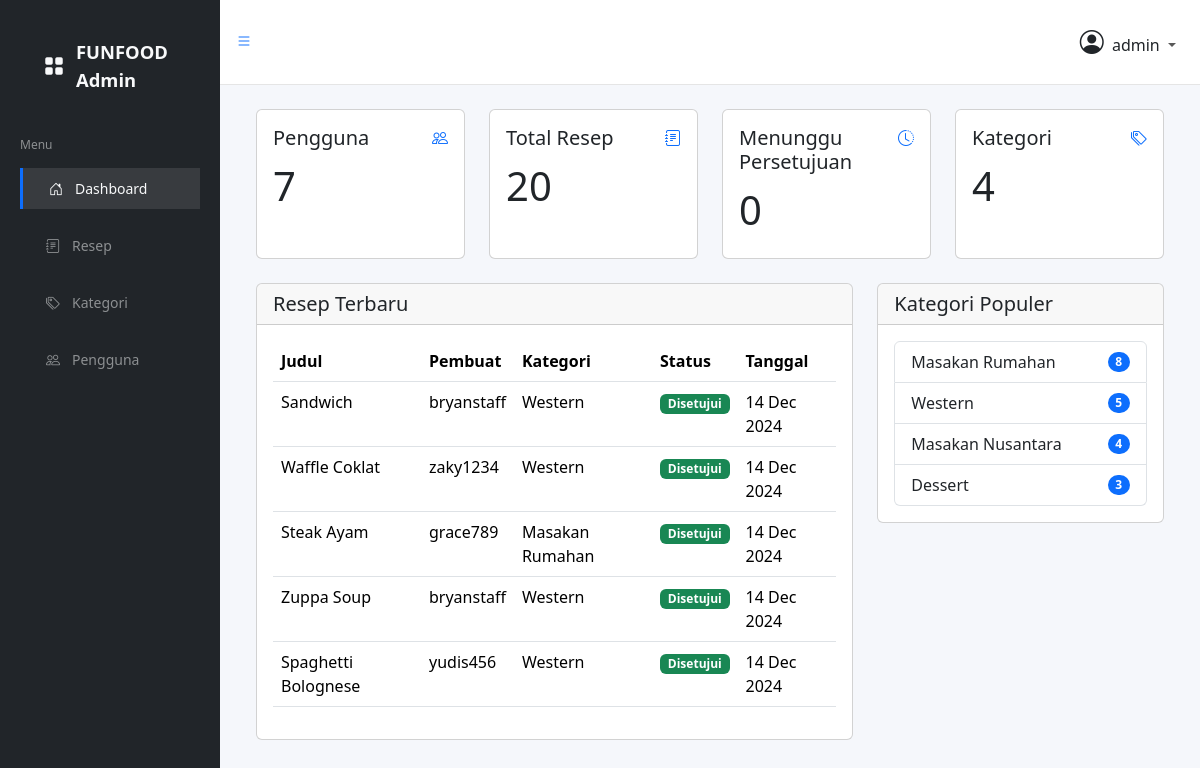
/a/ (signed in), run on the app's committed database.
### funfood_app/models.py (models this page shows, shortened)
class CustomUser(AbstractUser):
    nickname = models.CharField(max_length=20)
    phone_number = models.CharField(max_length=20, blank=True, null=True)
    profile_image = models.ImageField(upload_to='profile/', blank=True, null=True)

class Recipe(models.Model):
    user = models.ForeignKey(CustomUser, on_delete=models.CASCADE, related_name='recipes')
    title = models.CharField(max_length=100)
    description = models.TextField()
    ingredients = models.TextField(help_text='Separate each ingredient with a newline.')
    steps = models.TextField(help_text='Separate each step with a newline.')
    image = models.ImageField(upload_to='recipe/', blank=True, null=True)
    category = models.ForeignKey('Category', on_delete=models.CASCADE, related_name='recipes')
    is_approved = models.BooleanField(default=False)
    created_at = models.DateTimeField(auto_now_add=True)

class Category(models.Model):
    name = models.CharField(max_length=50, unique=True)
    description = models.TextField()

### funfood_app/views.py (the view)
# urls.py: path('a/', views.admin_dashboard, name='admin_dashboard'),
@login_required
def admin_dashboard(request):
    if not request.user.is_superuser:
        raise PermissionDenied
    context = {
        'total_users': CustomUser.objects.count(),
        'total_recipes': Recipe.objects.count(),
        'pending_recipes': Recipe.objects.filter(is_approved=False).count(),
        'total_categories': Category.objects.count(),
        'latest_recipes': Recipe.objects.order_by('-created_at')[:5],
        'popular_categories': Category.objects.annotate(
            recipe_count=Count('recipes')).order_by('-recipe_count')[:5]
    }
    return render(request, 'admin/dashboard.html', context)

### templates/admin/dashboard.html
{% extends 'admin/base_admin.html' %} {% block content %}
<div class="container-fluid">
  <div class="row mb-4">
    <div class="col-md-3">
      <div class="card" style="height: 150px">
        <div class="card-body">
          <div class="row">
            <div class="col mt-0">
              <h5 class="card-title">Pengguna</h5>
            </div>
            <div class="col-auto">
              <div class="stat text-primary">
                <i class="bi bi-people"></i>
              </div>
            </div>
          </div>
          <h1 class="mt-1 mb-3">{{ total_users }}</h1>
        </div>
      </div>
    </div>
    <div class="col-md-3">
      <div class="card" style="height: 150px">
        <div class="card-body">
          <div class="row">
            <div class="col mt-0">
              <h5 class="card-title">Total Resep</h5>
            </div>
            <div class="col-auto">
              <div class="stat text-primary">
                <i class="bi bi-journal-text"></i>
              </div>
            </div>
          </div>
          <h1 class="mt-1 mb-3">{{ total_recipes }}</h1>
        </div>
      </div>
    </div>
    <div class="col-md-3">
      <div class="card" style="height: 150px">
        <div class="card-body">
          <div class="row">
            <div class="col mt-0">
              <h5 class="card-title">Menunggu Persetujuan</h5>
            </div>
            <div class="col-auto">
              <div class="stat text-primary">
                <i class="bi bi-clock-history"></i>
              </div>
            </div>
          </div>
          <h1 class="mt-1 mb-3">{{ pending_recipes }}</h1>
        </div>
      </div>
    </div>
    <div class="col-md-3">
      <div class="card" style="height: 150px">
        <div class="card-body">
          <div class="row">
            <div class="col mt-0">
              <h5 class="card-title">Kategori</h5>
            </div>
            <div class="col-auto">
              <div class="stat text-primary">
                <i class="bi bi-tags"></i>
              </div>
            </div>
          </div>
          <h1 class="mt-1 mb-3">{{ total_categories }}</h1>
        </div>
      </div>
    </div>
  </div>
  <div class="row">
    <div class="col-12 col-lg-8">
      <div class="card">
        <div class="card-header">
          <h5 class="card-title mb-0">Resep Terbaru</h5>
        </div>
        <div class="card-body">
          <div class="table-responsive">
            <table class="table">
              <thead>
                <tr>
                  <th>Judul</th>
                  <th>Pembuat</th>
                  <th>Kategori</th>
                  <th>Status</th>
                  <th>Tanggal</th>
                </tr>
              </thead>
              <tbody>
                {% for recipe in latest_recipes %}
                <tr>
                  <td class="text-capitalize">{{ recipe.title }}</td>
                  <td>{{ recipe.user.username }}</td>
                  <td class="text-capitalize">{{ recipe.category.name }}</td>
                  <td>
                    {% if recipe.is_approved %}
                    <span class="badge bg-success">Disetujui</span>
                    {% else %}
                    <span class="badge bg-warning">Pending</span>
                    {% endif %}
                  </td>
                  <td>{{ recipe.created_at|date:"d M Y" }}</td>
                </tr>
                {% endfor %}
              </tbody>
            </table>
          </div>
        </div>
      </div>
    </div>
    <div class="col-12 col-lg-4">
      <div class="card">
        <div class="card-header">
          <h5 class="card-title mb-0">Kategori Populer</h5>
        </div>
        <div class="card-body">
          <div class="list-group">
            {% for category in popular_categories %}
            <a
              class="list-group-item list-group-item-action d-flex justify-content-between align-items-center text-capitalize"
            >
              {{ category.name }}
              <span class="badge bg-primary rounded-pill"
                >{{ category.recipes.count }}</span
              >
            </a>
            {% endfor %}
          </div>
        </div>
      </div>
    </div>
  </div>
</div>
{% endblock %}

### templates/admin/components/navbar.html (shortened to what this page needs)
<nav class="navbar navbar-expand navbar-light navbar-bg">
  <a class="sidebar-toggle">
    <i class="bi bi-list"></i>
  </a>
  <div class="navbar-collapse collapse">
    <ul class="navbar-nav navbar-align">
      <li class="nav-item dropdown">
        <a class="nav-link dropdown-toggle" href="#" data-bs-toggle="dropdown">
          <span class="text-dark">
            {% if user.profile_image %}
            <img src="{{ user.profile_image.url }}" class="rounded-circle me-1" width="24" height="24" alt="Profile">
            {% else %}
            <i class="bi bi-person-circle fs-4 me-1"></i>
            {% endif %}
            {{ user.username }}
          </span>
        </a>
      </li>
    </ul>
  </div>
</nav>

### static/css/admin.css (style rules this page uses)
.navbar-bg { background: #fff; padding: 1rem; border-bottom: 1px solid rgba(0,0,0,.1); }
.navbar-align { margin-left: auto; }
.sidebar-toggle { cursor: pointer; width: 26px; height: 26px; display: flex; }

### data on the page
CustomUser: username "admin"
Recipe: title "Sandwich", user.username "bryanstaff", category.name "Western", is_approved "Disetujui", created_at "14 Dec 2024"
Recipe: title "Waffle Coklat", user.username "zaky1234", category.name "Western", is_approved "Disetujui", created_at "14 Dec 2024"
Recipe: title "Steak Ayam", user.username "grace789", category.name "Masakan Rumahan", is_approved "Disetujui", created_at "14 Dec 2024"
Recipe: title "Zuppa Soup", user.username "bryanstaff", category.name "Western", is_approved "Disetujui", created_at "14 Dec 2024"
Recipe: title "Spaghetti Bolognese", user.username "yudis456", category.name "Western", is_approved "Disetujui", created_at "14 Dec 2024"
Category: name "Masakan Rumahan", recipes.count "8"
Category: name "Western", recipes.count "5"
Category: name "Masakan Nusantara", recipes.count "4"
Category: name "Dessert", recipes.count "3"

### other printed values
{{ total_users }} "7"
{{ total_recipes }} "20"
{{ pending_recipes }} "0"
{{ total_categories }} "4"
